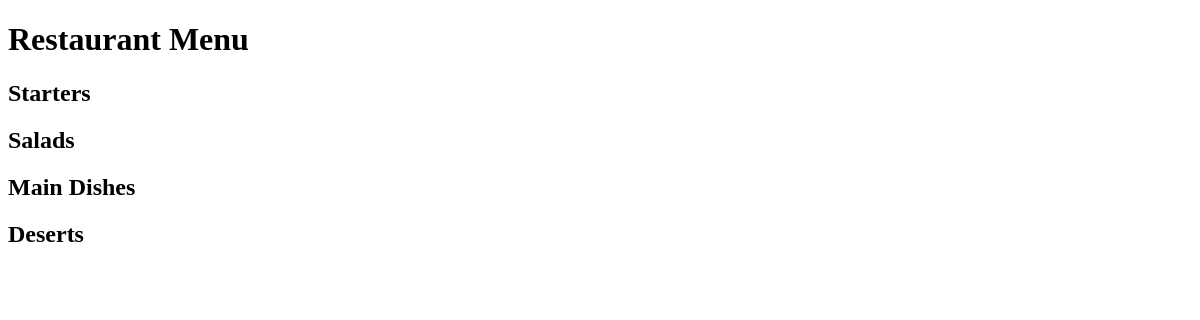
The app's page /, older data.
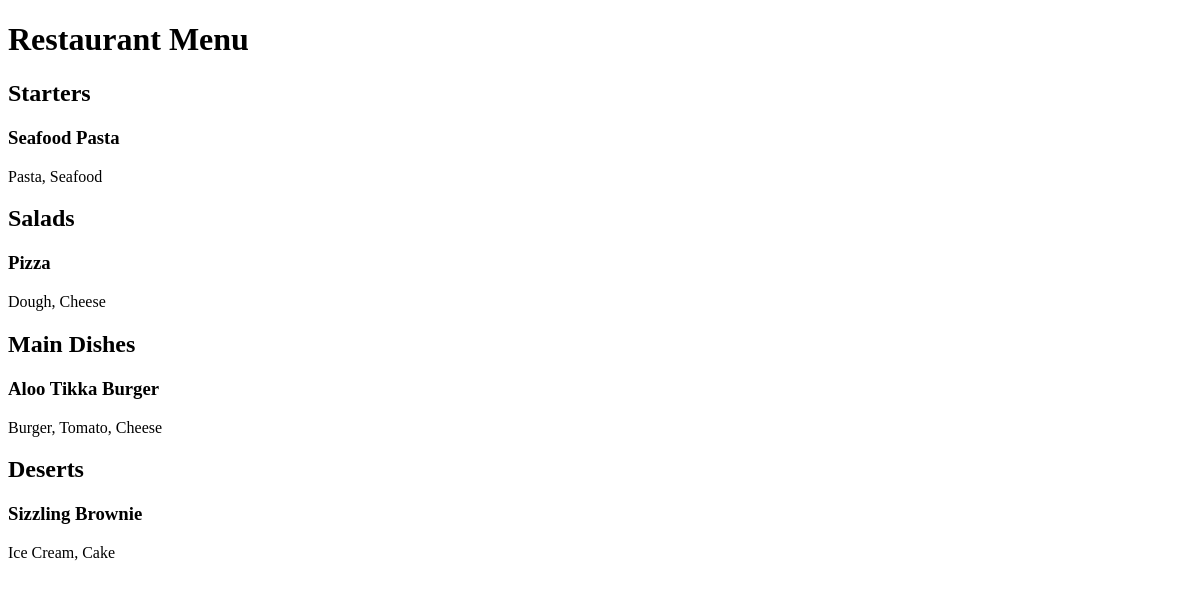
The same page, newer data.
### restaurant_menu/models.py (models this page shows, shortened)
class Item(models.Model):                                                       # Item is class we inherit it from Model class of models library
    meal = models.CharField(max_length=2000,unique=True)                         # unique-this will protect database from havin duplicate values(duplicate meals)
    description = models.CharField(max_length=2000)
    price = models.DecimalField(max_digits=10, decimal_places=2)
    meal_type = models.CharField(max_length=200, choices=MEAL_TYPE)
    author = models.ForeignKey(User, on_delete=models.PROTECT)
    status = models.IntegerField(choices=STATUS, default=1)
    date_created = models.DateTimeField(auto_now_add=True)
    date_updated = models.DateTimeField(auto_now=True)
    object = models.Manager()

### restaurant_menu/views.py (the view)
# urls.py: path('',views.MenuList.as_view(),name="home"),
class MenuList(generic.ListView):
    queryset = Item.object.order_by("-date_created")
    template_name = "index.html"
    def get_context_data(self,**kwargs):
        context = super().get_context_data(**kwargs)
        context['meals']=MEAL_TYPE
        return context

### restaurant_menu/templates/index.html (shortened to what this page needs)
<!DOCTYPE html>
<html lang="en">
<head>
</head>
<body>
    <h1>Restaurant Menu</h1>
    {% for meal in meals %}
        <h2>{{ meal.1 }}</h2>
        {%  for row in item_list %}
            {% if row.meal_type == meal.0 %}
                {% if row.status == 0 %}
                    <h3><del>{{ row.meal }}</del></h3>
                    <p>{{ row.description }}</p>
                {% else %}
                    <h3>{{ row.meal }}</h3>
                    <p>{{ row.description }}</p>
                    {% endif %}
                {% endif %}
            {% endfor %}
        {% endfor %}
</body>
</html>

Row changes from the older to the newer data that the page shows:
added Item: meal "Seafood Pasta", description "Pasta, Seafood", shown under "Starters"
added Item: meal "Pizza", description "Dough, Cheese", shown under "Salads"
added Item: meal "Aloo Tikka Burger", description "Burger, Tomato, Cheese", shown under "Main Dishes"
added Item: meal "Sizzling Brownie", description "Ice Cream, Cake", shown under "Deserts"
